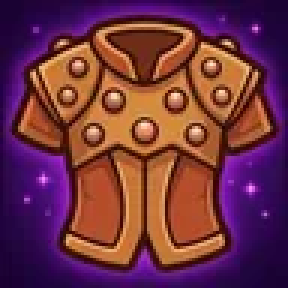
#> input picture azeroth-duell/img/a_leather_3.webp, 96 x 96 px (shown 3 times larger)
$ python -i px.py   (imports and definitions only)
#> lines starting #> are read from the running program, lines starting #| are printed output that depends on the picture
"""A tiny pixel-art painter.

Shapes are rasterised straight into a low-resolution grid. Every shape writes a
material (a 5-step colour ramp) and a light value per pixel; the light comes from
a pseudo surface normal (spheres for ellipses, cylinders for capsules), so the
result is shaded like hand-made pixel art: quantised ramps, ordered dithering,
darkened edges where a part overlaps another, and a dark outline around it all.
"""
import colorsys
import math

import numpy as np
from PIL import Image, ImageDraw, ImageFilter

LIGHT = np.array([-0.55, -0.72, 0.62])
LIGHT = LIGHT / np.linalg.norm(LIGHT)
BAYER4 = np.array([[0, 8, 2, 10], [12, 4, 14, 6], [3, 11, 1, 9], [15, 7, 13, 5]]) / 16.0
OUTLINE = (22, 14, 20, 255)


# [5 lines left out: function rgb, not called in this run]


def mix(a, b, t):
    a, b = rgb(a), rgb(b)
    return tuple(int(round(a[i] + (b[i] - a[i]) * t)) for i in range(3))


def shade_col(c, f):
    c = rgb(c)
    return tuple(max(0, min(255, int(v * f))) for v in c)


def _hue_toward(h, target, amt):
    d = ((target - h + 0.5) % 1.0) - 0.5
    return (h + d * amt) % 1.0


# [24 lines left out: function make_ramp, not called in this run]


def lit(nx, ny, nz, amb=0.20):
    d = nx * LIGHT[0] + ny * LIGHT[1] + nz * LIGHT[2]
    return np.clip(d, 0, 1) * 0.86 + amb


class Canvas:
    # [29 lines left out: functions __init__, M, not called in this run]

    # ----- core ---------------------------------------------------------------------------
    def _noise(self):
        return (self.rng.random((self.h, self.w)) - 0.5)

    # [79 lines left out: functions _put, ell, cap, chain, poly, not called in this run]

    def rect(self, x, y, w, h, m, **kw):
        self.poly([(x, y), (x + w, y), (x + w, y + h), (x, y + h)], m, **kw)

    # ----- overlay (direct pixels, always on top) ----------------------------------------------
    # [5 lines left out: function px, not called in this run]

    def pxs(self, pts, col, a=255):
        for x, y in pts:
            self.px(x, y, col, a)

    def line(self, x1, y1, x2, y2, col, w=1, a=255):
        k = self.k
        self.ovd.line([(x1 * k, y1 * k), (x2 * k, y2 * k)], fill=rgb(col) + (a,), width=max(1, int(w * k)))

    def dot(self, x, y, r, col, a=255):
        k = self.k
        self.ovd.ellipse([(x - r) * k, (y - r) * k, (x + r) * k - 1, (y + r) * k - 1], fill=rgb(col) + (a,))

    # ----- render ---------------------------------------------------------------------------
    # [85 lines left out: functions render, value_noise, not called in this run]


def noise1d(n, scale, seed=0, octaves=4):
    return value_noise(n, 1, scale, seed, octaves, wrap=False)[0]


def quantize_img(arr_rgb, levels=None):
    return arr_rgb


# ---------------------------------------------------------------------------------------------------
# Painted renderer: the same primitives, supersampled and shaded smoothly (no ramp quantisation),
# with specular highlights, a cool rim light, soft contact shadows and an anti-aliased outline.
HALF = LIGHT + np.array([0, 0, 1.0])
HALF = HALF / np.linalg.norm(HALF)


class Paint(Canvas):
    # [13 lines left out: functions __init__, _noise, not called in this run]

    def _put(self, mask, m, sh, tex=0.0, dith=0.4, edge=True, alpha=255, n=None):
        super()._put(mask, m, sh, tex * 1.5 + 0.07, dith, edge, alpha, n)

    def px(self, x, y, col, a=255):
        self.dot(x, y, 0.48, col, a)

    def line(self, x1, y1, x2, y2, col, w=1, a=255):
        k = self.k
        self.ovd.line([(x1 * k, y1 * k), (x2 * k, y2 * k)], fill=rgb(col) + (a,), width=max(1, int(w * k * 0.42)))

    def dot(self, x, y, r, col, a=255):
        k = self.k
        self.ovd.ellipse([(x - r) * k, (y - r) * k, (x + r) * k, (y + r) * k], fill=rgb(col) + (a,))

    # [118 lines left out: functions render, _box, kuwahara, not called in this run]


def brush(arr, seed=1, angle=-0.35, length=9, amt=0.07):
    """Directional streak texture multiplied over the image, like visible brush strokes."""
    from PIL import ImageFilter
    h, w = arr.shape[:2]
    rng = np.random.default_rng(seed)
    n = (rng.random((h, w)) * 255).astype(np.uint8)
    img = Image.fromarray(n, 'L')
    big = img.rotate(math.degrees(angle), resample=Image.BILINEAR, expand=False)
    k = length
    big = big.filter(ImageFilter.BoxBlur(1)).resize((w // k, h), Image.BILINEAR).resize((w, h), Image.BICUBIC)
    big = big.rotate(-math.degrees(angle), resample=Image.BILINEAR, expand=False)
    t = (np.array(big).astype(float) / 255 - 0.5)
    t = t / (np.abs(t).max() + 1e-6)
    return arr * (1 + t[..., None] * amt)


# [14 lines left out: function veins, not called in this run]

>>> import cv2
>>> picture = cv2.imread('../../azeroth-duell/img/a_leather_3.webp', cv2.IMREAD_GRAYSCALE)
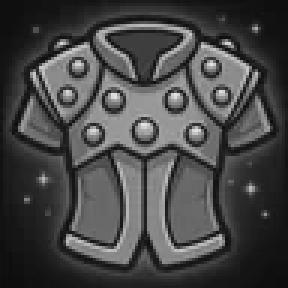
#> picture: shape (96, 96) (shown 3 times larger); min 13, max 230, mean 70.4
>>> result = brush(picture)
#> in brush, `img = Image.fromarray(n, 'L')`:
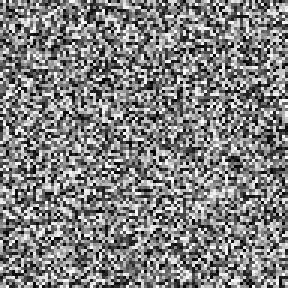
#> img: PIL image 96x96 L (shown 3 times larger); min 0, max 254, mean 127.8
#> in brush, `big = img.rotate(math.degrees(angle), resample=Image.BILINEAR, expand=..`:
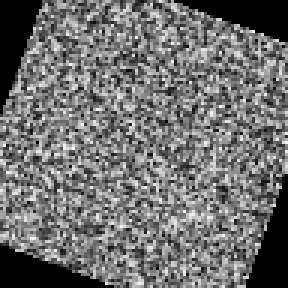
#> big: PIL image 96x96 L (shown 3 times larger); min 0, max 251, mean 111.4
#> in brush, `big = big.filter(ImageFilter.BoxBlur(1)).resize((w // k, h), Image.BIL..`:
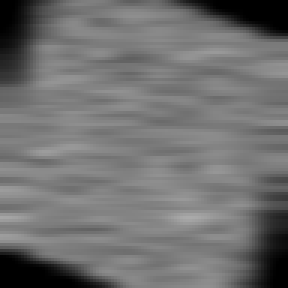
#> big: PIL image 96x96 L (shown 3 times larger); min 0, max 170, mean 111.7
#> in brush, `big = big.rotate(-math.degrees(angle), resample=Image.BILINEAR, expand..`:
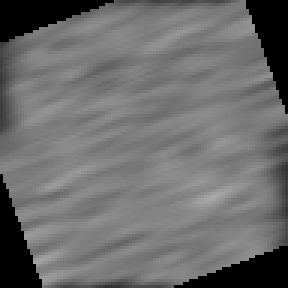
#> big: PIL image 96x96 L (shown 3 times larger); min 0, max 169, mean 108.5
#> in brush, `t = (np.array(big).astype(float) / 255 - 0.5)`:
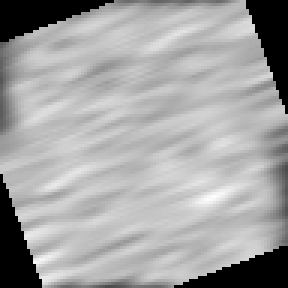
#> t: shape (96, 96) float64 (shown 3 times larger); min -0.5, max 0.163, mean -0.0747; drawn with min black and max white
